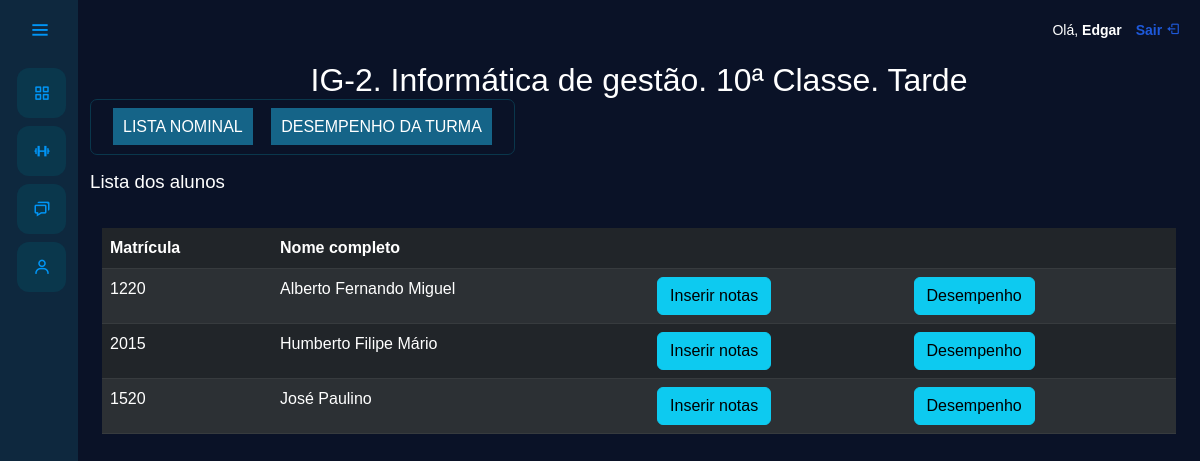
Page /turma/4/ (signed in) on the committed database.
### usuarios/models.py (models this page shows, shortened)
class Users(AbstractUser):
    choices_cargo = (
                    ('P', 'Professor'),
                    ('E', 'Encarregado')
                )
    cargo = models.CharField(max_length=1, choices=choices_cargo, verbose_name="Tipo de Conta")

class Turma(models.Model):
    ANO_LETIVO_CHOICES = [(str(ano), str(ano)) for ano in range(2000, 2051)]
    SERIE_CHOICES = [
        ('7ª Classe', '7ª Classe'),
        ('8ª Classe', '8ª Classe'),
        ('9ª Classe', '9ª Classe'),
        ('10ª Classe', '10º Classe'),
        ('11ª Classe', '11ª Classe'),
        ('12ª Classe', '12ª Classe'),
        ('13ª Classe', '13ª Classe'),
    ]
    PERIODO_CHOICES = [
        ('Manhã', 'Manhã'),
        ('Tarde', 'Tarde'),
        ('Noite', 'Noite'),
    ]
    CURSO_CHOICES = [
        ('Operador de informática', 'Operador de informática'),
        ('Auxiliar de contabilidade', 'Auxiliar de contabilidade'),
        ('Técnico de informática', 'Técnico de informática'),
        ('Informática de gestão', 'Informática de gestão'),
        ('Contabilidade de gestão', 'Contabilidade de gestão'),
        ('Finaças', 'Finaças'),
    ]
    nome = models.CharField(max_length=5, unique=True, verbose_name="Nome da turma")
    curso = models.CharField(max_length=30, choices=CURSO_CHOICES, verbose_name="Curso")
    ano_letivo = models.CharField(max_length=4, choices=ANO_LETIVO_CHOICES, verbose_name="Ano Letivo")
    serie = models.CharField(max_length=10, choices=SERIE_CHOICES, verbose_name="Classe")
    periodo = models.CharField(max_length=5, choices=PERIODO_CHOICES, verbose_name="Periódo")
    professor = models.ManyToManyField(Professor, null=True, blank=True, related_name="turmas", verbose_name="Professor")

class Aluno(models.Model):
    nome = models.CharField(max_length=50, verbose_name='Nome')
    sobrenome = models.CharField(max_length=50, verbose_name='Sobrenome')
    numero_matricula = models.CharField(max_length=20, unique=True, verbose_name="Número de Matrícula")
    turma = models.ForeignKey(Turma, on_delete=models.SET_NULL, null=True, blank=True, related_name="alunos", verbose_name="Turma")

### usuarios/views.py (the view)
# urls.py: path('turma/<str:id_turma>/', views.turma, name='turma'),
@has_role_decorator('professor')
def turma(request, id_turma):
    if request.method == "GET":
        turma = Turma.objects.get(id=id_turma)
        alunos = Aluno.objects.filter(turma=id_turma)
        return render(request, 'turma.html', {'turma': turma, 'alunos': alunos})

### usuarios/templates/turma.html (shortened to what this page needs)
{% extends "base.html" %}
{% load permission_tags %}
{% load static %}
{% block 'head' %}
    <link rel="stylesheet" href="{% static 'usuarios/css/tumas.css' %}">
{% endblock %}
{% block 'dashboard_professor' %}
    <div class="container">
        <div>
            <h1 style="text-align: center; color:#ffffff; font-size: 24pt;">{{turma.nome}}. {{turma.curso}}. {{turma.serie}}. {{turma.periodo}}</h1>
            <div class="head">
                <span class="btn-span" onclick="exibirForm('1')">LISTA NOMINAL</span>
                <span class="btn-span" onclick="exibirForm('2')">DESEMPENHO DA TURMA</span>
            </div>
        </div>
        <br>
        <br>
        <div id="ver-lista-da-turma" class="lista-turma">
            <br>
            <h3>Lista dos alunos</h3>
            <br>
            <div class="container-fluid">
                <table class="table table-dark table-striped">
                    <thead>
                        <tr>
                            <th scope="col">Matrícula</th>
                            <th scope="col">Nome completo</th>
                            <th scope="col"></th>
                            <th scope="col"></th>
                        </tr>
                    </thead>
                    <tbody>
                        {% for aluno in alunos %}
                            <tr>
                                <td>{{aluno.numero_matricula}}</td>
                                <td>{{aluno.nome}} {{aluno.sobrenome}}</td>
                                <td><a href="{% url 'inserir_notas' aluno.id %}"><span class="btn btn-info">Inserir notas</span></a></td>
                                <td><a href="#"><span class="btn btn-info">Desempenho</span></a></td>
                            </tr>
                        {% endfor %}
                    </tbody>
                </table>
            </div>
        </div>
    </div>
{% endblock %}

### templates/base.html (shortened to what this page needs)
{% load static %}
{% load permission_tags %}
<!doctype html>
<html lang="pt-br">
<head>
    <link href="https://cdn.jsdelivr.net/npm/bootstrap@5.3.0/dist/css/bootstrap.min.css" rel="stylesheet">
    <link rel="stylesheet" href="{% static 'general/css/base.css' %}">
    <link rel="stylesheet" href="{% static 'general/css/general.css' %}">
    <link href='https://unpkg.com/boxicons@2.0.7/css/boxicons.min.css' rel='stylesheet'>
    {% block 'head' %}{% endblock %}
</head>
<body>
    <div class="sidebar">
        <div class="logo-details">
            <i class='bx bx-menu' id="btn" ></i>
        </div>
        {% if user|has_role:'professor' %}
            <ul class="nav-list">
                <li>
                    <a href="{% url 'turmas' %}">
                        <i class="bx bx-grid-alt"></i>
                    </a>
                </li>
                <li>
                    <a href="#">
                        <i class="bx bx-dumbbell"></i>
                    </a>
                </li>
                <li>
                    <a href="#">
                        <i class="bx bx-chat"></i>
                    </a>
                </li>
                <li>
                    <a href="#">
                        <i class="bx bx-user"></i>
                    </a>
                </li>
            </ul>
        {% endif %}
    </div>
    <section class="home-section">
        <div class="nav-bar">
            <p>Olá, <strong>{{user.first_name}}</strong> <a href="{% url 'sair' %}">Sair <i class="bx bx-log-out"></i></a></p>
        </div>
        {% if user|has_role:'professor' %}
            {% block 'dashboard_professor' %}
            {% endblock %}
        {% endif %}
    </section>
</body>
</html>

### templates/static/general/css/base.css (style rules this page uses)
*:not(dialog) { margin: 0; padding: 0; box-sizing: border-box; font-family: "Poppins" , sans-serif; }
.sidebar { position: fixed; left: 0; top: 0; height: 100%; width: 78px; background: var(--dark-color); padding: 6px, 0; z-index: 99; transition: all 0.5s ease; }
.sidebar .logo-details { height: 60px; padding-left: 15px; display: flex; align-items: center; position: relative; }
.sidebar .logo-details #btn { position: absolute; top: 50%; right: 13px; transform: translateY(-50%); font-size: 22px; transition: all 0.4s ease; font-size: 23px; text-align: center; cursor: pointer; transition: all 0.5s ease; }
.sidebar i { color: #0095f6; height: 60px; min-width: 50px; font-size: 28px; text-align: center; line-height: 60px; }
.sidebar .nav-list { height: 100%; padding-left: 5px; }
.sidebar li { position: relative; margin: 8px 12px; list-style: none; }
.sidebar li a { margin-left: 0; display: flex; height: 100%; width: 100%; border-radius: 12px; align-items: center; text-decoration: none; transition: all 0.4s ease; background: var(--main-color); }
.sidebar li i { height: 50px; line-height: 50px; font-size: 18px; border-radius: 12px; }
.home-section { position: relative; min-height: 100vh; top: 0; background: #0A1227; left: 78px; color: white; width: calc(100% - 78px); transition: all 0.5s ease; z-index: 2; overflow-y: auto; }
.nav-bar { display: flex; align-items: center; justify-content: right; padding: 20px; background: transparent; }
.nav-bar a { text-decoration: none; color: #1e59da; font-weight: bold; padding-left: 10px; }
.nav-bar p { font-size: 14px; }

### templates/static/general/css/general.css (style rules this page uses)
:root { --main-color: #0A374C; --dark-color: #0E283E; --light-color: #ffc27f; --contrast-color: #f88863; --differential-color: #ffe29a; }

### templates/static/usuarios/css/tumas.css (style rules this page uses)
*:not(dialog) { margin: 0; padding: 0; box-sizing: border-box; }
h3 { font-size: 14pt; margin-bottom: 10px; }
.head { position: absolute; padding: 15px; border: 1px solid #0A374C; border-radius: 7px 7px; }
.head span { background-color: #156488; padding: 10px; margin: 0 7px 0 7px; transition: background-color 0.3s; }

### rows in the picture
Users: first_name "Edgar"
Turma: nome "IG-2", curso "Informática de gestão", serie "10ª Classe", periodo "Tarde"
Aluno: numero_matricula "1220", nome "Alberto", sobrenome "Fernando Miguel"
Aluno: numero_matricula "2015", nome "Humberto", sobrenome "Filipe Mário"
Aluno: numero_matricula "1520", nome "José", sobrenome "Paulino"
